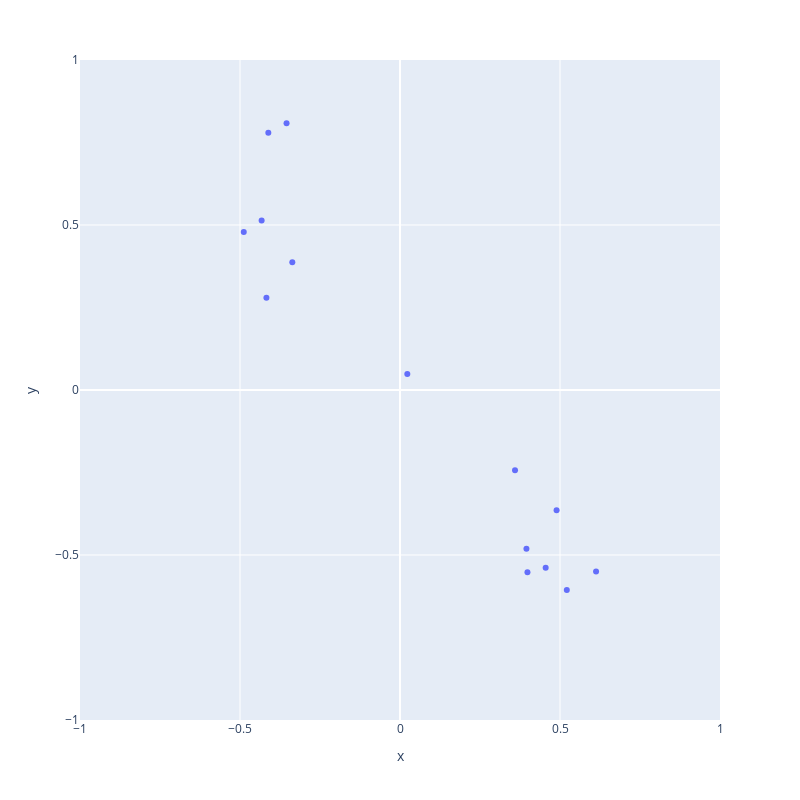
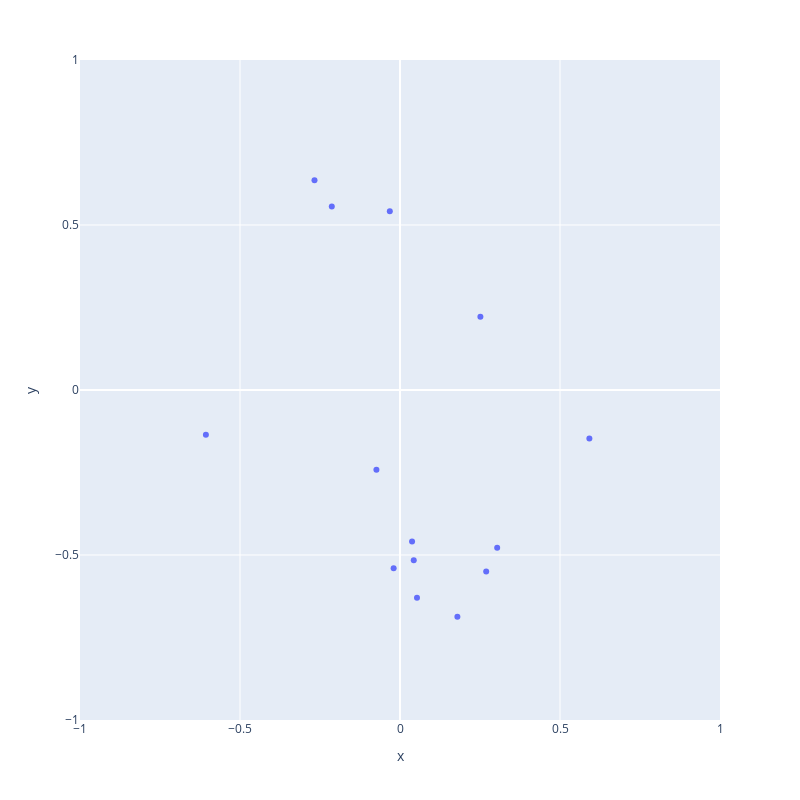

Here is the notebook cell these charts were saved with, in order:
### Code cell
x1, y1 = calc_correlation_dataset(group_mean_happy.copy())
x2, y2 = calc_correlation_dataset(group_mean_angry.copy())
            
fig = px.scatter(x=x1, y=y1, width=800, height=800)
fig.update_xaxes(range = [-1,1])
fig.update_yaxes(range = [-1,1])
fig.show()

            
fig = px.scatter(x=x2, y=y2, width=800, height=800)
fig.update_xaxes(range = [-1,1])
fig.update_yaxes(range = [-1,1])
fig.show()

### Figure 1 — Plotly figure (JSON) as saved in the notebook; plotly's stock layout.template omitted (floating-point values rounded to 4 significant figures)
{"data": [{"hovertemplate": "x=%{x}<br>y=%{y}<extra></extra>", "legendgroup": "", "marker": {"color": "#636efa", "symbol": "circle"}, "mode": "markers", "name": "", "orientation": "v", "showlegend": false, "type": "scatter", "x": [0.02288, -0.3366, 0.6127, 0.4552, 0.5212, -0.4115, -0.4175, -0.4882, 0.3594, 0.3983, -0.4324, -0.3545, 0.4893, 0.3951], "xaxis": "x", "y": [0.04869, 0.3871, -0.5497, -0.539, -0.6057, 0.7793, 0.2798, 0.4791, -0.2432, -0.5521, 0.5135, 0.8081, -0.364, -0.481], "yaxis": "y"}], "layout": {"height": 800, "legend": {"tracegroupgap": 0}, "margin": {"t": 60}, "width": 800, "xaxis": {"anchor": "y", "domain": [0, 1], "range": [-1, 1], "title": {"text": "x"}, "type": "linear"}, "yaxis": {"anchor": "x", "domain": [0, 1], "range": [-1, 1], "title": {"text": "y"}, "type": "linear"}}}

### Figure 2 — Plotly figure (JSON) as saved in the notebook; plotly's stock layout.template omitted (floating-point values rounded to 4 significant figures)
{"data": [{"hovertemplate": "x=%{x}<br>y=%{y}<extra></extra>", "legendgroup": "", "marker": {"color": "#636efa", "symbol": "circle"}, "mode": "markers", "name": "", "orientation": "v", "showlegend": false, "type": "scatter", "x": [0.3037, -0.07369, 0.03772, 0.04295, 0.0531, -0.03184, 0.5917, -0.2672, -0.6066, 0.1793, 0.2513, -0.2132, -0.01986, 0.2693], "xaxis": "x", "y": [-0.4781, -0.2413, -0.459, -0.5161, -0.6298, 0.5415, -0.1472, 0.6358, -0.1356, -0.6872, 0.222, 0.5561, -0.54, -0.5499], "yaxis": "y"}], "layout": {"height": 800, "legend": {"tracegroupgap": 0}, "margin": {"t": 60}, "width": 800, "xaxis": {"anchor": "y", "domain": [0, 1], "range": [-1, 1], "title": {"text": "x"}, "type": "linear"}, "yaxis": {"anchor": "x", "domain": [0, 1], "range": [-1, 1], "title": {"text": "y"}, "type": "linear"}}}
